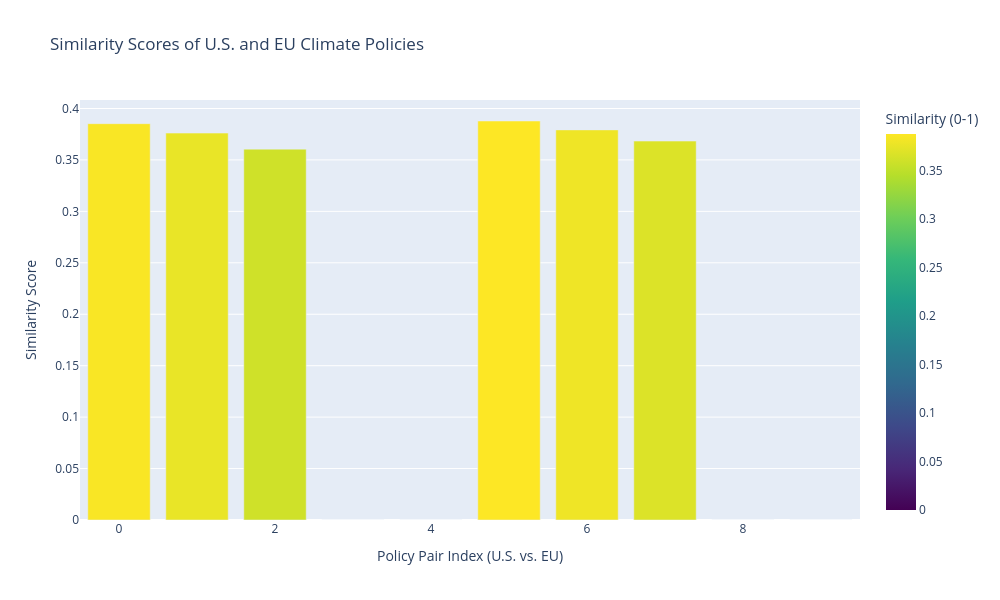

The code cell stored with this chart in its notebook:
### Markdown cell above
### 4.1 Cross-Country Policy Comparison (Using Embeddings & Similarity Scores)
Cross-country policy comparison utilizes sentence embeddings and similarity scores to assess the alignment of climate policies across different nations. This process begins with preprocessing, where policy documents are tokenized, cleaned, and structured for NLP analysis. Next, these texts are converted into numerical vector representations using a Sentence Transformer model such as all-MiniLM-L6-v2, enabling computational comparison. The FAISS (Facebook AI Similarity Search) framework then computes cosine similarity scores, measuring how closely related policies from various countries are. Once similarity scores are determined, highly similar policies are clustered, allowing researchers to conduct comparative assessments of policy structures, regulatory frameworks, and best practices. This approach helps answer key questions such as: How similar are the emission reduction policies of the EU and the US? Which countries have policies that align with the Paris Agreement? Are developing nations adopting policies similar to those of developed countries? The integration of sentence embeddings, FAISS indexing, and similarity scoring establishes an efficient and scalable method for real-time policy comparison, enabling data-driven insights into global climate strategies.

### Code cell
# Import necessary libraries
import os
import faiss
import pandas as pd
import torch
from sentence_transformers import SentenceTransformer
from dotenv import load_dotenv
import re
import plotly.express as px

# Load environment variables
load_dotenv()

# Define the main data directory
main_folder = os.path.join(os.getcwd(), "Data")

# List all folders and files inside the main data directory
folders = []
files = []

for item in os.listdir(main_folder):
    item_path = os.path.join(main_folder, item)
    if os.path.isdir(item_path):
        folders.append(item)
    elif os.path.isfile(item_path):
        files.append(item)

print("Folders Found:", folders)
print("Files Found:", files)

# Identify the main dataset file
dataset_files = [f for f in files if f.endswith((".xlsx", ".csv"))]
if not dataset_files:
    raise FileNotFoundError("No dataset file found in the directory.")
dataset_path = os.path.join(main_folder, dataset_files[0])

# Load the dataset
if dataset_files[0].endswith(".xlsx"):
    df = pd.read_excel(dataset_path, sheet_name=0)
else:
    df = pd.read_csv(dataset_path)

print("Dataset Loaded Successfully.")

# Identify the column containing policy text
possible_columns = ["processed_text", "content", "text", "policy_text", "summary"]
processed_text_column = next((col for col in possible_columns if col in df.columns), None)

if not processed_text_column:
    raise ValueError("Error: No suitable column found for text processing.")

print(f"Using column: '{processed_text_column}' for text processing.")

# Initialize the Sentence Transformer model for embedding
embedding_model = SentenceTransformer('all-MiniLM-L6-v2')

# Generate embeddings for policy documents
print("Generating embeddings. This process may take some time.")
embeddings = embedding_model.encode(df[processed_text_column].astype(str).tolist(), convert_to_tensor=True)

# Convert embeddings to FAISS index
dimension = embeddings.shape[1]
index = faiss.IndexFlatL2(dimension)
index.add(embeddings.cpu().detach().numpy())

print("FAISS Index Created Successfully.")

# Function to retrieve relevant policies based on similarity scores
def retrieve_policies(query, top_k=3):
    query_embedding = embedding_model.encode([query], convert_to_tensor=True).cpu().detach().numpy()
    distances, indices = index.search(query_embedding, top_k)
    return df.iloc[indices[0]][processed_text_column].tolist()

# Retrieve OpenAI API Key from environment variables (already loaded via load_dotenv)
openai_api_key = os.getenv("OPENAI_API_KEY")

if not openai_api_key:
    raise ValueError("Error: OpenAI API Key is missing. Set it using 'setx OPENAI_API_KEY' (Windows) or 'export OPENAI_API_KEY' (Linux/Mac).")

# Function for cross-country policy comparison using embeddings and similarity scores
def cross_country_policy_comparison(query_country, compare_country, top_k=5):
    """
    Compare climate policies between two countries based on similarity scores.
    
    Parameters:
        query_country (str): The name of the first country to compare.
        compare_country (str): The name of the second country to compare.
        top_k (int): Number of top similar policies to retrieve.

    Returns:
        DataFrame with similarity scores or raises an error if country data is unavailable.
    """
    # Check if 'country' column exists or try to infer from other columns and folders
    if 'country' not in df.columns:
        # Attempt to infer country from 'processed_text' with an expanded pattern
        country_pattern = r'\b(?:United States|U\.S\.|USA|European Union|EU|Europe|European Commission|France|Germany|China|India|Japan|Canada|Australia|Brazil|Russia|South Africa|Mexico|Italy|Spain|Netherlands|Sweden|Denmark|Norway|Finland|etc.)\b'
        df['inferred_country'] = df[processed_text_column].apply(
            lambda x: next((country for country in re.findall(country_pattern, str(x), re.IGNORECASE)), None)
        )

        # Use folder names to infer countries if text inference fails
        folder_country_mapping = {
            'EEA': 'European Union',         # European Environment Agency (EU-focused)
            'UNFCCC': 'European Union',      # United Nations Framework Convention on Climate Change (often EU policies)
            'NASA': 'United States',         # National Aeronautics and Space Administration (U.S.)
            'NOAA': 'United States',         # National Oceanic and Atmospheric Administration (U.S.)
            'World Bank': 'Global',          # Could be adjusted, but often global or multiple countries
            'WRI': 'Global',                 # World Resources Institute (global, but may include U.S. or EU policies)
            'Climate Policy Database': 'Global',
            'Climate watch': 'Global',
            'IPCC_AR6_Reports': 'Global',
            'Google Scholar': 'Global',
            'arxiv': 'Global'
        }

        # If 'source' or 'file' column exists, use it to infer country from folders
        if 'source' in df.columns:
            df['inferred_country'] = df['inferred_country'].fillna(
                df['source'].apply(lambda x: folder_country_mapping.get(x, 'Global'))
            )
        elif 'file' in df.columns:
            # Extract folder name from file path to infer country
            df['inferred_country'] = df['inferred_country'].fillna(
                df['file'].apply(lambda x: folder_country_mapping.get(os.path.basename(os.path.dirname(x)), 'Global'))
            )

        # Debug: Print the first few rows to check inferred countries
        print("Inferred Countries Sample:")
        print(df[['processed_text', 'inferred_country']].head())

        # Check if we successfully inferred countries for the requested countries
        if pd.isna(df['inferred_country']).all() or \
           query_country not in df['inferred_country'].unique() or \
           compare_country not in df['inferred_country'].unique():
            raise KeyError("Error: The dataset does not contain sufficient country information for one or both countries. Please update the dataset, refine the country pattern, or modify the folder mapping.")

        # Use inferred country column for filtering
        country_1_policies = df[df['inferred_country'] == query_country][processed_text_column].tolist()
        country_2_policies = df[df['inferred_country'] == compare_country][processed_text_column].tolist()
    else:
        # If 'country' column exists, use it directly
        country_1_policies = df[df['country'] == query_country][processed_text_column].tolist()
        country_2_policies = df[df['country'] == compare_country][processed_text_column].tolist()

    if not country_1_policies or not country_2_policies:
        raise ValueError(f"One or both countries ({query_country}, {compare_country}) have no available policies in the dataset.")

    # Convert policies into embeddings
    country_1_embeddings = embedding_model.encode(country_1_policies, convert_to_tensor=True).cpu().detach().numpy()
    country_2_embeddings = embedding_model.encode(country_2_policies, convert_to_tensor=True).cpu().detach().numpy()

    # Compute L2 distances and ensure valid similarity scores
    similarity_matrix = faiss.IndexFlatL2(country_1_embeddings.shape[1])
    similarity_matrix.add(country_2_embeddings)
    distances, indices = similarity_matrix.search(country_1_embeddings, top_k)

    # Prepare results with validated similarity scores
    comparison_results = []
    for i, policy in enumerate(country_1_policies):
        for j in range(top_k):
            # Ensure distance is non-negative and handle potential NaN or invalid values
            distance = max(0, distances[i][j])  # Clamp negative distances to 0
            if distance == 0:
                similarity_score = 1.0  # Perfect similarity if distance is 0
            else:
                # Normalize L2 distance to a similarity score (0 to 1)
                similarity_score = 1 / (1 + distance)  # Use 1/(1+distance) for a smooth similarity curve
            similar_policy = country_2_policies[indices[i][j]]
            comparison_results.append({
                "Country 1": query_country,
                "Policy 1": policy,
                "Country 2": compare_country,
                "Policy 2": similar_policy,
                "Similarity Score": similarity_score
            })

    result_df = pd.DataFrame(comparison_results)
    return result_df

# Example usage
query_country = "United States"
compare_country = "European Union"
comparison_results = cross_country_policy_comparison(query_country, compare_country)

# Advanced Visualization: Bar Chart of Similarity Scores
print("Generating advanced visualization of Similarity Scores...")
fig = px.bar(comparison_results, x=range(len(comparison_results)), y="Similarity Score", 
             title="Similarity Scores of U.S. and EU Climate Policies",
             color="Similarity Score", color_continuous_scale="Viridis",
             labels={"Similarity Score": "Similarity (0-1)", "x": "Policy Pair Index"})
fig.update_layout(xaxis_title="Policy Pair Index (U.S. vs. EU)", yaxis_title="Similarity Score",
                  height=600, width=1000)
fig.show()

# Fallback display if plotly fails (e.g., for non-Jupyter environments)
try:
    print("Similarity between U.S. and EU climate policies.")
except Exception as e:
    print("Warning: Plotly visualization failed. Displaying results with print instead.")
    print(comparison_results)

### Figure 1 — Plotly figure (JSON) as saved in the notebook; plotly's stock layout.template omitted (floating-point values rounded to 4 significant figures)
{"data": [{"alignmentgroup": "True", "hovertemplate": "Policy Pair Index=%{x}<br>Similarity (0-1)=%{marker.color}<extra></extra>", "legendgroup": "", "marker": {"color": [0.3852, 0.3761, 0.3605, 2.939e-39, 2.939e-39, 0.3878, 0.3792, 0.3683, 2.939e-39, 2.939e-39], "coloraxis": "coloraxis", "pattern": {"shape": ""}}, "name": "", "offsetgroup": "", "orientation": "v", "showlegend": false, "textposition": "auto", "type": "bar", "x": [0, 1, 2, 3, 4, 5, 6, 7, 8, 9], "xaxis": "x", "y": [0.3852, 0.3761, 0.3605, 2.939e-39, 2.939e-39, 0.3878, 0.3792, 0.3683, 2.939e-39, 2.939e-39], "yaxis": "y"}], "layout": {"barmode": "relative", "coloraxis": {"colorbar": {"title": {"text": "Similarity (0-1)"}}, "colorscale": [[0, "#440154"], [0.1111, "#482878"], [0.2222, "#3e4989"], [0.3333, "#31688e"], [0.4444, "#26828e"], [0.5556, "#1f9e89"], [0.6667, "#35b779"], [0.7778, "#6ece58"], [0.8889, "#b5de2b"], [1, "#fde725"]]}, "height": 600, "legend": {"tracegroupgap": 0}, "title": {"text": "Similarity Scores of U.S. and EU Climate Policies"}, "width": 1000, "xaxis": {"anchor": "y", "domain": [0, 1], "title": {"text": "Policy Pair Index (U.S. vs. EU)"}}, "yaxis": {"anchor": "x", "domain": [0, 1], "title": {"text": "Similarity Score"}}}}
